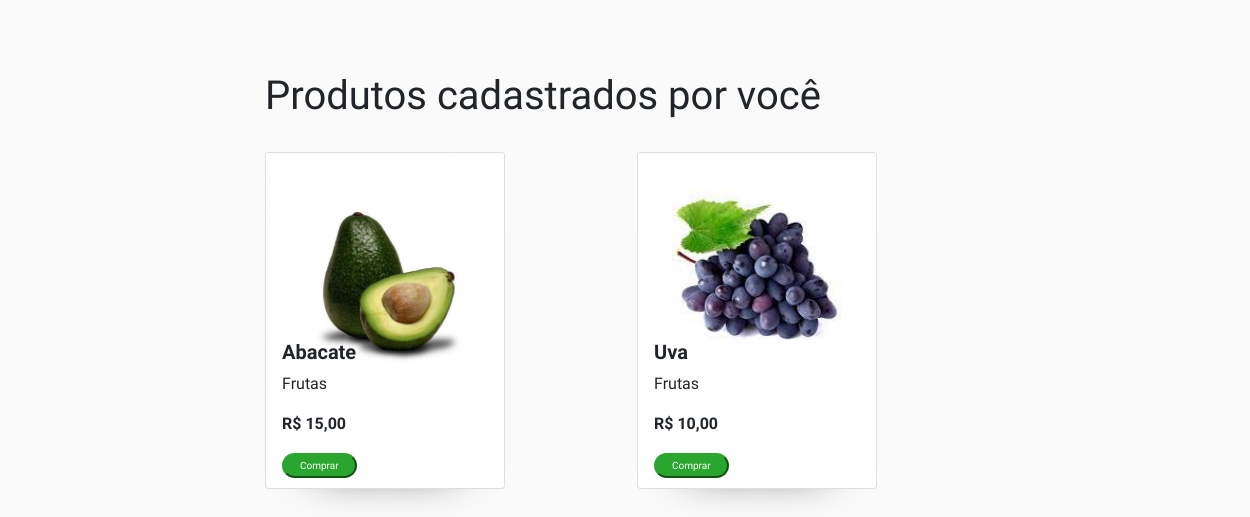
/perfil (signed in, lower part), run on an earlier commit of the app's database.
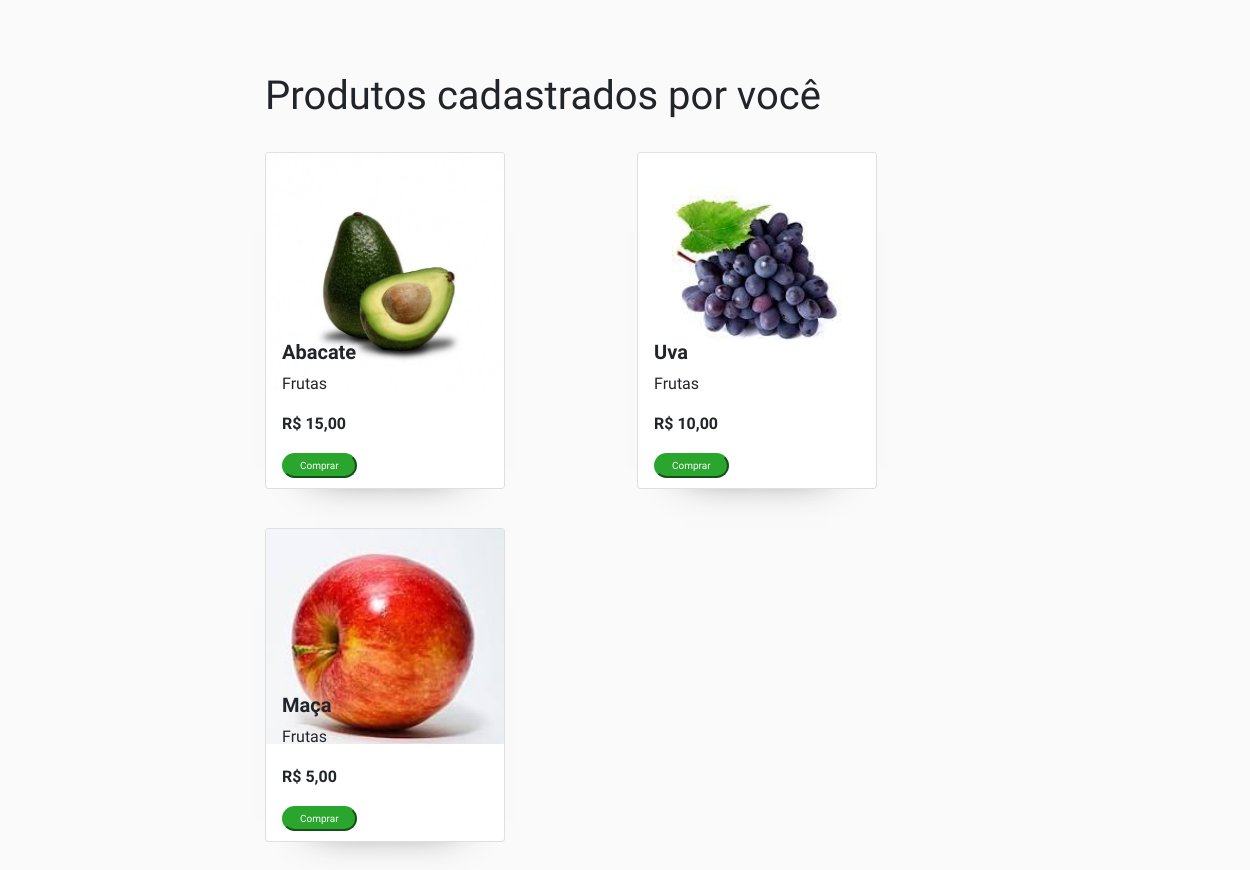
And on a later commit of the database.
### main/models.py (models this page shows, shortened)
class Produto(models.Model):
    nome = models.CharField(max_length=100)
    valor = models.DecimalField(max_digits=8,decimal_places=2)
    descricao = models.TextField()
    categoria = models.ForeignKey(Categoria_Produto, on_delete=models.CASCADE)
    imagem = models.ImageField(upload_to='produtos/', blank=True, null=True)
    user = models.ForeignKey(get_user_model(), null=True,blank=True,on_delete=models.CASCADE)

class Categoria_Produto(models.Model):
    nome = models.CharField(max_length=100)
    def __str__(self):
        return self.nome

### main/views.py (the view)
# urls.py: path('perfil',perfil, name='perfil'),
@login_required(login_url="/login/")
def perfil(request):
    lista = Publicacao.objects.filter(user=request.user)
    lista_produto = Produto.objects.filter(user=request.user)
    context = {'publicacoes' : lista, 'produtos' : lista_produto}
    return render(request,'Perfil.html', context)

### main/templates/Perfil.html (shortened to what this page needs)
{% extends 'base_cadastro.html' %}
{% load static %}
{% block conteudo %}
<section class="container col-lg-8">
    <br> <br>
    <section class="container" style="width: 1000px; padding-bottom: 30px;">
      <div class="row">
      <div class="row row-cols-1 row-cols-md-2 g-4">
        {% for publicacao in publicacoes %}
          <main navBT>
          </main>
        {% endfor %}
      </div>
      </section>
      <section>
    <div class="row">
        <h1 style="padding-top:20px;">Produtos cadastrados por você</h1>
        {% for produto in produtos %}
        <div class="col row-cols-1 row-cols-md-3 g-4" style="padding-bottom: 15px;">
            <div class="card h-100 sombra" style="width: 15rem; height: auto;">
                <a href="{% url 'detalhe_produto' produto.id %}"><img src="/media/{{produto.imagem}}" class="card-img-top" style="margin-bottom: 65px;" alt="#"></a>
                <div class="card-body">
                  <div class="teste">
                 <h3 class="fs-5"><b>{{produto.nome}}</b></h3>
                  <p class="card-text">{{produto.categoria}}</p>
                  <p class="card-text"> <b> R$ {{produto.valor}} </b></p>
                  <button type="button" class="but" style="font-size: 10px; margin-bottom: 5px;"> Comprar </button>
                 </div>
                </div>
              </div>
        </div>
        {% endfor %}
    </div>
  </section>
 <br>
</section>
{% endblock conteudo %}

What changed in the data, as far as the page shows it:
added Produto: imagem (picture), nome "Maça", categoria "Frutas", valor "5,00"
